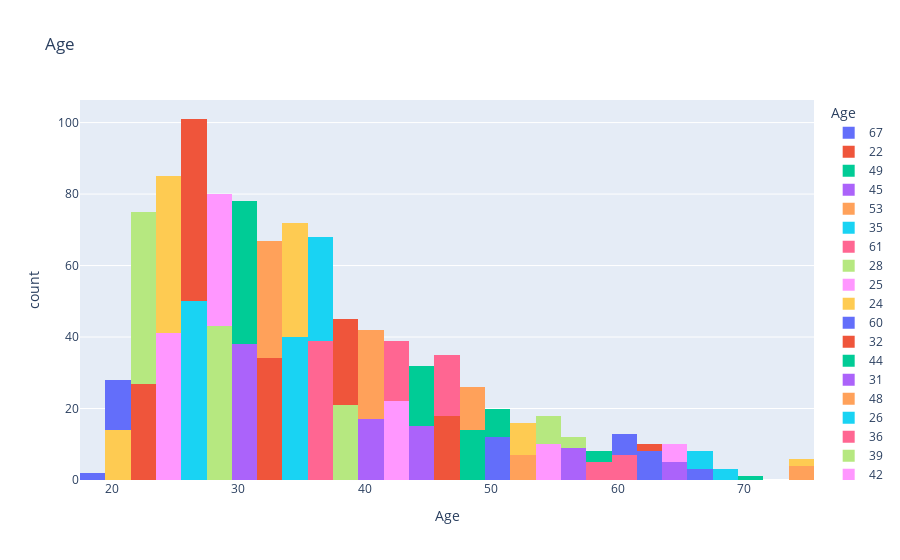
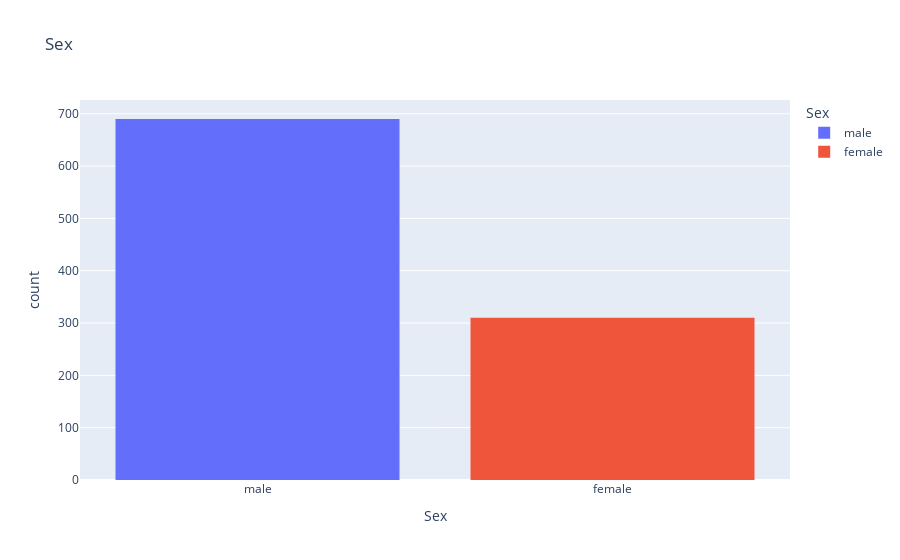
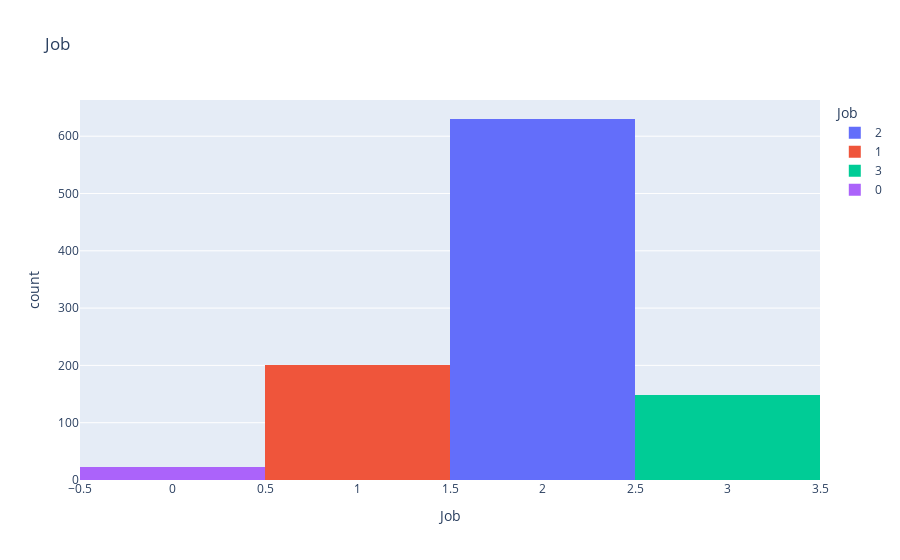
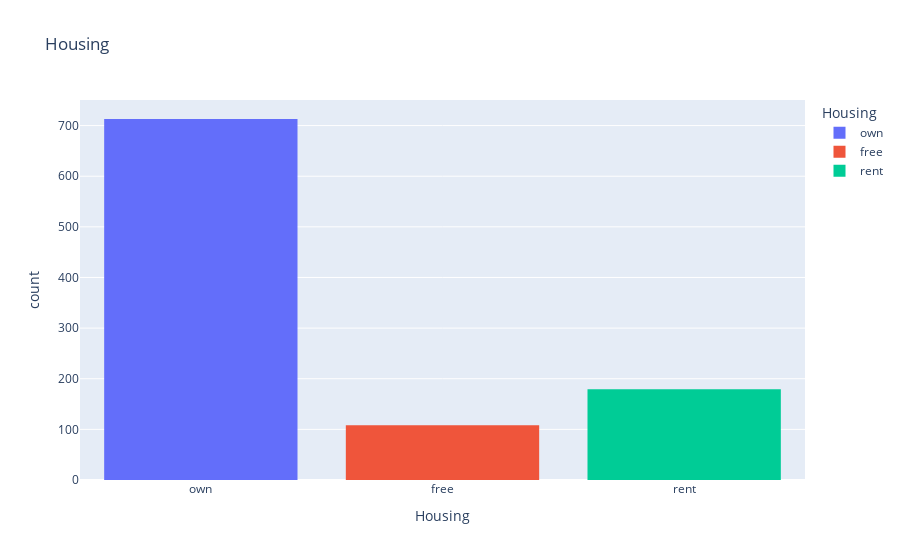

Notebook cell for these charts, in order:
### Markdown cell above
## EDA

### Code cell
for column in df.columns:
    fig = px.histogram(df, x=column, color=column, title=column)
    fig.show()

### Figure 1 — Plotly figure (JSON) as saved in the notebook; plotly's stock layout.template omitted (floating-point values rounded to 4 significant figures)
{"data": [{"alignmentgroup": "True", "bingroup": "x", "hovertemplate": "Age=%{x}<br>count=%{y}<extra></extra>", "legendgroup": "67", "marker": {"color": "#636efa", "pattern": {"shape": ""}}, "name": "67", "offsetgroup": "67", "orientation": "v", "showlegend": true, "type": "histogram", "x": [67, 67, 67], "xaxis": "x", "yaxis": "y"}, {"alignmentgroup": "True", "bingroup": "x", "hovertemplate": "Age=%{x}<br>count=%{y}<extra></extra>", "legendgroup": "22", "marker": {"color": "#EF553B", "pattern": {"shape": ""}}, "name": "22", "offsetgroup": "22", "orientation": "v", "showlegend": true, "type": "histogram", "x": [22, 22, 22, 22, 22, 22, 22, 22, 22, 22, 22, 22, 22, 22, 22, 22, 22, 22, 22, 22, 22, 22, 22, 22, 22, 22, 22], "xaxis": "x", "yaxis": "y"}, {"alignmentgroup": "True", "bingroup": "x", "hovertemplate": "Age=%{x}<br>count=%{y}<extra></extra>", "legendgroup": "49", "marker": {"color": "#00cc96", "pattern": {"shape": ""}}, "name": "49", "offsetgroup": "49", "orientation": "v", "showlegend": true, "type": "histogram", "x": [49, 49, 49, 49, 49, 49, 49, 49, 49, 49, 49, 49, 49, 49], "xaxis": "x", "yaxis": "y"}, {"alignmentgroup": "True", "bingroup": "x", "hovertemplate": "Age=%{x}<br>count=%{y}<extra></extra>", "legendgroup": "45", "marker": {"color": "#ab63fa", "pattern": {"shape": ""}}, "name": "45", "offsetgroup": "45", "orientation": "v", "showlegend": true, "type": "histogram", "x": [45, 45, 45, 45, 45, 45, 45, 45, 45, 45, 45, 45, 45, 45, 45], "xaxis": "x", "yaxis": "y"}, {"alignmentgroup": "True", "bingroup": "x", "hovertemplate": "Age=%{x}<br>count=%{y}<extra></extra>", "legendgroup": "53", "marker": {"color": "#FFA15A", "pattern": {"shape": ""}}, "name": "53", "offsetgroup": "53", "orientation": "v", "showlegend": true, "type": "histogram", "x": [53, 53, 53, 53, 53, 53, 53], "xaxis": "x", "yaxis": "y"}, {"alignmentgroup": "True", "bingroup": "x", "hovertemplate": "Age=%{x}<br>count=%{y}<extra></extra>", "legendgroup": "35", "marker": {"color": "#19d3f3", "pattern": {"shape": ""}}, "name": "35", "offsetgroup": "35", "orientation": "v", "showlegend": true, "type": "histogram", "x": [35, 35, 35, 35, 35, 35, 35, 35, 35, 35, 35, 35, 35, 35, 35, 35, 35, 35, 35, 35, 35, 35, 35, 35, 35, 35, 35, 35, 35, 35, 35, 35, 35, 35, 35, 35, 35, 35, 35, 35], "xaxis": "x", "yaxis": "y"}, {"alignmentgroup": "True", "bingroup": "x", "hovertemplate": "Age=%{x}<br>count=%{y}<extra></extra>", "legendgroup": "61", "marker": {"color": "#FF6692", "pattern": {"shape": ""}}, "name": "61", "offsetgroup": "61", "orientation": "v", "showlegend": true, "type": "histogram", "x": [61, 61, 61, 61, 61, 61, 61], "xaxis": "x", "yaxis": "y"}, {"alignmentgroup": "True", "bingroup": "x", "hovertemplate": "Age=%{x}<br>count=%{y}<extra></extra>", "legendgroup": "28", "marker": {"color": "#B6E880", "pattern": {"shape": ""}}, "name": "28", "offsetgroup": "28", "orientation": "v", "showlegend": true, "type": "histogram", "x": [28, 28, 28, 28, 28, 28, 28, 28, 28, 28, 28, 28, 28, 28, 28, 28, 28, 28, 28, 28, 28, 28, 28, 28, 28, 28, 28, 28, 28, 28, 28, 28, 28, 28, 28, 28, 28, 28, 28, 28, 28, 28, 28], "xaxis": "x", "yaxis": "y"}, {"alignmentgroup": "True", "bingroup": "x", "hovertemplate": "Age=%{x}<br>count=%{y}<extra></extra>", "legendgroup": "25", "marker": {"color": "#FF97FF", "pattern": {"shape": ""}}, "name": "25", "offsetgroup": "25", "orientation": "v", "showlegend": true, "type": "histogram", "x": [25, 25, 25, 25, 25, 25, 25, 25, 25, 25, 25, 25, 25, 25, 25, 25, 25, 25, 25, 25, 25, 25, 25, 25, 25, 25, 25, 25, 25, 25, 25, 25, 25, 25, 25, 25, 25, 25, 25, 25, 25], "xaxis": "x", "yaxis": "y"}, {"alignmentgroup": "True", "bingroup": "x", "hovertemplate": "Age=%{x}<br>count=%{y}<extra></extra>", "legendgroup": "24", "marker": {"color": "#FECB52", "pattern": {"shape": ""}}, "name": "24", "offsetgroup": "24", "orientation": "v", "showlegend": true, "type": "histogram", "x": [24, 24, 24, 24, 24, 24, 24, 24, 24, 24, 24, 24, 24, 24, 24, 24, 24, 24, 24, 24, 24, 24, 24, 24, 24, 24, 24, 24, 24, 24, 24, 24, 24, 24, 24, 24, 24, 24, 24, 24, 24, 24, 24, 24], "xaxis": "x", "yaxis": "y"}, {"alignmentgroup": "True", "bingroup": "x", "hovertemplate": "Age=%{x}<br>count=%{y}<extra></extra>", "legendgroup": "60", "marker": {"color": "#636efa", "pattern": {"shape": ""}}, "name": "60", "offsetgroup": "60", "orientation": "v", "showlegend": true, "type": "histogram", "x": [60, 60, 60, 60, 60, 60], "xaxis": "x", "yaxis": "y"}, {"alignmentgroup": "True", "bingroup": "x", "hovertemplate": "Age=%{x}<br>count=%{y}<extra></extra>", "legendgroup": "32", "marker": {"color": "#EF553B", "pattern": {"shape": ""}}, "name": "32", "offsetgroup": "32", "orientation": "v", "showlegend": true, "type": "histogram", "x": [32, 32, 32, 32, 32, 32, 32, 32, 32, 32, 32, 32, 32, 32, 32, 32, 32, 32, 32, 32, 32, 32, 32, 32, 32, 32, 32, 32, 32, 32, 32, 32, 32, 32], "xaxis": "x", "yaxis": "y"}, {"alignmentgroup": "True", "bingroup": "x", "hovertemplate": "Age=%{x}<br>count=%{y}<extra></extra>", "legendgroup": "44", "marker": {"color": "#00cc96", "pattern": {"shape": ""}}, "name": "44", "offsetgroup": "44", "orientation": "v", "showlegend": true, "type": "histogram", "x": [44, 44, 44, 44, 44, 44, 44, 44, 44, 44, 44, 44, 44, 44, 44, 44, 44], "xaxis": "x", "yaxis": "y"}, {"alignmentgroup": "True", "bingroup": "x", "hovertemplate": "Age=%{x}<br>count=%{y}<extra></extra>", "legendgroup": "31", "marker": {"color": "#ab63fa", "pattern": {"shape": ""}}, "name": "31", "offsetgroup": "31", "orientation": "v", "showlegend": true, "type": "histogram", "x": [31, 31, 31, 31, 31, 31, 31, 31, 31, 31, 31, 31, 31, 31, 31, 31, 31, 31, 31, 31, 31, 31, 31, 31, 31, 31, 31, 31, 31, 31, 31, 31, 31, 31, 31, 31, 31, 31], "xaxis": "x", "yaxis": "y"}, {"alignmentgroup": "True", "bingroup": "x", "hovertemplate": "Age=%{x}<br>count=%{y}<extra></extra>", "legendgroup": "48", "marker": {"color": "#FFA15A", "pattern": {"shape": ""}}, "name": "48", "offsetgroup": "48", "orientation": "v", "showlegend": true, "type": "histogram", "x": [48, 48, 48, 48, 48, 48, 48, 48, 48, 48, 48, 48], "xaxis": "x", "yaxis": "y"}, {"alignmentgroup": "True", "bingroup": "x", "hovertemplate": "Age=%{x}<br>count=%{y}<extra></extra>", "legendgroup": "26", "marker": {"color": "#19d3f3", "pattern": {"shape": ""}}, "name": "26", "offsetgroup": "26", "orientation": "v", "showlegend": true, "type": "histogram", "x": [26, 26, 26, 26, 26, 26, 26, 26, 26, 26, 26, 26, 26, 26, 26, 26, 26, 26, 26, 26, 26, 26, 26, 26, 26, 26, 26, 26, 26, 26, 26, 26, 26, 26, 26, 26, 26, 26, 26, 26, 26, 26, 26, 26, 26, 26, 26, 26, 26, 26], "xaxis": "x", "yaxis": "y"}, {"alignmentgroup": "True", "bingroup": "x", "hovertemplate": "Age=%{x}<br>count=%{y}<extra></extra>", "legendgroup": "36", "marker": {"color": "#FF6692", "pattern": {"shape": ""}}, "name": "36", "offsetgroup": "36", "orientation": "v", "showlegend": true, "type": "histogram", "x": [36, 36, 36, 36, 36, 36, 36, 36, 36, 36, 36, 36, 36, 36, 36, 36, 36, 36, 36, 36, 36, 36, 36, 36, 36, 36, 36, 36, 36, 36, 36, 36, 36, 36, 36, 36, 36, 36, 36], "xaxis": "x", "yaxis": "y"}, {"alignmentgroup": "True", "bingroup": "x", "hovertemplate": "Age=%{x}<br>count=%{y}<extra></extra>", "legendgroup": "39", "marker": {"color": "#B6E880", "pattern": {"shape": ""}}, "name": "39", "offsetgroup": "39", "orientation": "v", "showlegend": true, "type": "histogram", "x": [39, 39, 39, 39, 39, 39, 39, 39, 39, 39, 39, 39, 39, 39, 39, 39, 39, 39, 39, 39, 39], "xaxis": "x", "yaxis": "y"}, {"alignmentgroup": "True", "bingroup": "x", "hovertemplate": "Age=%{x}<br>count=%{y}<extra></extra>", "legendgroup": "42", "marker": {"color": "#FF97FF", "pattern": {"shape": ""}}, "name": "42", "offsetgroup": "42", "orientation": "v", "showlegend": true, "type": "histogram", "x": [42, 42, 42, 42, 42, 42, 42, 42, 42, 42, 42, 42, 42, 42, 42, 42, 42, 42, 42, 42, 42, 42], "xaxis": "x", "yaxis": "y"}, {"alignmentgroup": "True", "bingroup": "x", "hovertemplate": "Age=%{x}<br>count=%{y}<extra></extra>", "legendgroup": "34", "marker": {"color": "#FECB52", "pattern": {"shape": ""}}, "name": "34", "offsetgroup": "34", "orientation": "v", "showlegend": true, "type": "histogram", "x": [34, 34, 34, 34, 34, 34, 34, 34, 34, 34, 34, 34, 34, 34, 34, 34, 34, 34, 34, 34, 34, 34, 34, 34, 34, 34, 34, 34, 34, 34, 34, 34], "xaxis": "x", "yaxis": "y"}, {"alignmentgroup": "True", "bingroup": "x", "hovertemplate": "Age=%{x}<br>count=%{y}<extra></extra>", "legendgroup": "63", "marker": {"color": "#636efa", "pattern": {"shape": ""}}, "name": "63", "offsetgroup": "63", "orientation": "v", "showlegend": true, "type": "histogram", "x": [63, 63, 63, 63, 63, 63, 63, 63], "xaxis": "x", "yaxis": "y"}, {"alignmentgroup": "True", "bingroup": "x", "hovertemplate": "Age=%{x}<br>count=%{y}<extra></extra>", "legendgroup": "27", "marker": {"color": "#EF553B", "pattern": {"shape": ""}}, "name": "27", "offsetgroup": "27", "orientation": "v", "showlegend": true, "type": "histogram", "x": [27, 27, 27, 27, 27, 27, 27, 27, 27, 27, 27, 27, 27, 27, 27, 27, 27, 27, 27, 27, 27, 27, 27, 27, 27, 27, 27, 27, 27, 27, 27, 27, 27, 27, 27, 27, 27, 27, 27, 27, 27, 27, 27, 27, 27, 27, 27, 27, 27, 27, 27], "xaxis": "x", "yaxis": "y"}, {"alignmentgroup": "True", "bingroup": "x", "hovertemplate": "Age=%{x}<br>count=%{y}<extra></extra>", "legendgroup": "30", "marker": {"color": "#00cc96", "pattern": {"shape": ""}}, "name": "30", "offsetgroup": "30", "orientation": "v", "showlegend": true, "type": "histogram", "x": [30, 30, 30, 30, 30, 30, 30, 30, 30, 30, 30, 30, 30, 30, 30, 30, 30, 30, 30, 30, 30, 30, 30, 30, 30, 30, 30, 30, 30, 30, 30, 30, 30, 30, 30, 30, 30, 30, 30, 30], "xaxis": "x", "yaxis": "y"}, {"alignmentgroup": "True", "bingroup": "x", "hovertemplate": "Age=%{x}<br>count=%{y}<extra></extra>", "legendgroup": "57", "marker": {"color": "#ab63fa", "pattern": {"shape": ""}}, "name": "57", "offsetgroup": "57", "orientation": "v", "showlegend": true, "type": "histogram", "x": [57, 57, 57, 57, 57, 57, 57, 57, 57], "xaxis": "x", "yaxis": "y"}, {"alignmentgroup": "True", "bingroup": "x", "hovertemplate": "Age=%{x}<br>count=%{y}<extra></extra>", "legendgroup": "33", "marker": {"color": "#FFA15A", "pattern": {"shape": ""}}, "name": "33", "offsetgroup": "33", "orientation": "v", "showlegend": true, "type": "histogram", "x": [33, 33, 33, 33, 33, 33, 33, 33, 33, 33, 33, 33, 33, 33, 33, 33, 33, 33, 33, 33, 33, 33, 33, 33, 33, 33, 33, 33, 33, 33, 33, 33, 33], "xaxis": "x", "yaxis": "y"}, {"alignmentgroup": "True", "bingroup": "x", "hovertemplate": "Age=%{x}<br>count=%{y}<extra></extra>", "legendgroup": "37", "marker": {"color": "#19d3f3", "pattern": {"shape": ""}}, "name": "37", "offsetgroup": "37", "orientation": "v", "showlegend": true, "type": "histogram", "x": [37, 37, 37, 37, 37, 37, 37, 37, 37, 37, 37, 37, 37, 37, 37, 37, 37, 37, 37, 37, 37, 37, 37, 37, 37, 37, 37, 37, 37], "xaxis": "x", "yaxis": "y"}, {"alignmentgroup": "True", "bingroup": "x", "hovertemplate": "Age=%{x}<br>count=%{y}<extra></extra>", "legendgroup": "58", "marker": {"color": "#FF6692", "pattern": {"shape": ""}}, "name": "58", "offsetgroup": "58", "orientation": "v", "showlegend": true, "type": "histogram", "x": [58, 58, 58, 58, 58], "xaxis": "x", "yaxis": "y"}, {"alignmentgroup": "True", "bingroup": "x", "hovertemplate": "Age=%{x}<br>count=%{y}<extra></extra>", "legendgroup": "23", "marker": {"color": "#B6E880", "pattern": {"shape": ""}}, "name": "23", "offsetgroup": "23", "orientation": "v", "showlegend": true, "type": "histogram", "x": [23, 23, 23, 23, 23, 23, 23, 23, 23, 23, 23, 23, 23, 23, 23, 23, 23, 23, 23, 23, 23, 23, 23, 23, 23, 23, 23, 23, 23, 23, 23, 23, 23, 23, 23, 23, 23, 23, 23, 23, 23, 23, 23, 23, 23, 23, 23, 23], "xaxis": "x", "yaxis": "y"}, {"alignmentgroup": "True", "bingroup": "x", "hovertemplate": "Age=%{x}<br>count=%{y}<extra></extra>", "legendgroup": "29", "marker": {"color": "#FF97FF", "pattern": {"shape": ""}}, "name": "29", "offsetgroup": "29", "orientation": "v", "showlegend": true, "type": "histogram", "x": [29, 29, 29, 29, 29, 29, 29, 29, 29, 29, 29, 29, 29, 29, 29, 29, 29, 29, 29, 29, 29, 29, 29, 29, 29, 29, 29, 29, 29, 29, 29, 29, 29, 29, 29, 29, 29], "xaxis": "x", "yaxis": "y"}, {"alignmentgroup": "True", "bingroup": "x", "hovertemplate": "Age=%{x}<br>count=%{y}<extra></extra>", "legendgroup": "52", "marker": {"color": "#FECB52", "pattern": {"shape": ""}}, "name": "52", "offsetgroup": "52", "orientation": "v", "showlegend": true, "type": "histogram", "x": [52, 52, 52, 52, 52, 52, 52, 52, 52], "xaxis": "x", "yaxis": "y"}, {"alignmentgroup": "True", "bingroup": "x", "hovertemplate": "Age=%{x}<br>count=%{y}<extra></extra>", "legendgroup": "50", "marker": {"color": "#636efa", "pattern": {"shape": ""}}, "name": "50", "offsetgroup": "50", "orientation": "v", "showlegend": true, "type": "histogram", "x": [50, 50, 50, 50, 50, 50, 50, 50, 50, 50, 50, 50], "xaxis": "x", "yaxis": "y"}, {"alignmentgroup": "True", "bingroup": "x", "hovertemplate": "Age=%{x}<br>count=%{y}<extra></extra>", "legendgroup": "46", "marker": {"color": "#EF553B", "pattern": {"shape": ""}}, "name": "46", "offsetgroup": "46", "orientation": "v", "showlegend": true, "type": "histogram", "x": [46, 46, 46, 46, 46, 46, 46, 46, 46, 46, 46, 46, 46, 46, 46, 46, 46, 46], "xaxis": "x", "yaxis": "y"}, {"alignmentgroup": "True", "bingroup": "x", "hovertemplate": "Age=%{x}<br>count=%{y}<extra></extra>", "legendgroup": "51", "marker": {"color": "#00cc96", "pattern": {"shape": ""}}, "name": "51", "offsetgroup": "51", "orientation": "v", "showlegend": true, "type": "histogram", "x": [51, 51, 51, 51, 51, 51, 51, 51], "xaxis": "x", "yaxis": "y"}, {"alignmentgroup": "True", "bingroup": "x", "hovertemplate": "Age=%{x}<br>count=%{y}<extra></extra>", "legendgroup": "41", "marker": {"color": "#ab63fa", "pattern": {"shape": ""}}, "name": "41", "offsetgroup": "41", "orientation": "v", "showlegend": true, "type": "histogram", "x": [41, 41, 41, 41, 41, 41, 41, 41, 41, 41, 41, 41, 41, 41, 41, 41, 41], "xaxis": "x", "yaxis": "y"}, {"alignmentgroup": "True", "bingroup": "x", "hovertemplate": "Age=%{x}<br>count=%{y}<extra></extra>", "legendgroup": "40", "marker": {"color": "#FFA15A", "pattern": {"shape": ""}}, "name": "40", "offsetgroup": "40", "orientation": "v", "showlegend": true, "type": "histogram", "x": [40, 40, 40, 40, 40, 40, 40, 40, 40, 40, 40, 40, 40, 40, 40, 40, 40, 40, 40, 40, 40, 40, 40, 40, 40], "xaxis": "x", "yaxis": "y"}, {"alignmentgroup": "True", "bingroup": "x", "hovertemplate": "Age=%{x}<br>count=%{y}<extra></extra>", "legendgroup": "66", "marker": {"color": "#19d3f3", "pattern": {"shape": ""}}, "name": "66", "offsetgroup": "66", "orientation": "v", "showlegend": true, "type": "histogram", "x": [66, 66, 66, 66, 66], "xaxis": "x", "yaxis": "y"}, {"alignmentgroup": "True", "bingroup": "x", "hovertemplate": "Age=%{x}<br>count=%{y}<extra></extra>", "legendgroup": "47", "marker": {"color": "#FF6692", "pattern": {"shape": ""}}, "name": "47", "offsetgroup": "47", "orientation": "v", "showlegend": true, "type": "histogram", "x": [47, 47, 47, 47, 47, 47, 47, 47, 47, 47, 47, 47, 47, 47, 47, 47, 47], "xaxis": "x", "yaxis": "y"}, {"alignmentgroup": "True", "bingroup": "x", "hovertemplate": "Age=%{x}<br>count=%{y}<extra></extra>", "legendgroup": "56", "marker": {"color": "#B6E880", "pattern": {"shape": ""}}, "name": "56", "offsetgroup": "56", "orientation": "v", "showlegend": true, "type": "histogram", "x": [56, 56, 56], "xaxis": "x", "yaxis": "y"}, {"alignmentgroup": "True", "bingroup": "x", "hovertemplate": "Age=%{x}<br>count=%{y}<extra></extra>", "legendgroup": "54", "marker": {"color": "#FF97FF", "pattern": {"shape": ""}}, "name": "54", "offsetgroup": "54", "orientation": "v", "showlegend": true, "type": "histogram", "x": [54, 54, 54, 54, 54, 54, 54, 54, 54, 54], "xaxis": "x", "yaxis": "y"}, {"alignmentgroup": "True", "bingroup": "x", "hovertemplate": "Age=%{x}<br>count=%{y}<extra></extra>", "legendgroup": "20", "marker": {"color": "#FECB52", "pattern": {"shape": ""}}, "name": "20", "offsetgroup": "20", "orientation": "v", "showlegend": true, "type": "histogram", "x": [20, 20, 20, 20, 20, 20, 20, 20, 20, 20, 20, 20, 20, 20], "xaxis": "x", "yaxis": "y"}, {"alignmentgroup": "True", "bingroup": "x", "hovertemplate": "Age=%{x}<br>count=%{y}<extra></extra>", "legendgroup": "21", "marker": {"color": "#636efa", "pattern": {"shape": ""}}, "name": "21", "offsetgroup": "21", "orientation": "v", "showlegend": true, "type": "histogram", "x": [21, 21, 21, 21, 21, 21, 21, 21, 21, 21, 21, 21, 21, 21], "xaxis": "x", "yaxis": "y"}, {"alignmentgroup": "True", "bingroup": "x", "hovertemplate": "Age=%{x}<br>count=%{y}<extra></extra>", "legendgroup": "38", "marker": {"color": "#EF553B", "pattern": {"shape": ""}}, "name": "38", "offsetgroup": "38", "orientation": "v", "showlegend": true, "type": "histogram", "x": [38, 38, 38, 38, 38, 38, 38, 38, 38, 38, 38, 38, 38, 38, 38, 38, 38, 38, 38, 38, 38, 38, 38, 38], "xaxis": "x", "yaxis": "y"}, {"alignmentgroup": "True", "bingroup": "x", "hovertemplate": "Age=%{x}<br>count=%{y}<extra></extra>", "legendgroup": "70", "marker": {"color": "#00cc96", "pattern": {"shape": ""}}, "name": "70", "offsetgroup": "70", "orientation": "v", "showlegend": true, "type": "histogram", "x": [70], "xaxis": "x", "yaxis": "y"}, {"alignmentgroup": "True", "bingroup": "x", "hovertemplate": "Age=%{x}<br>count=%{y}<extra></extra>", "legendgroup": "65", "marker": {"color": "#ab63fa", "pattern": {"shape": ""}}, "name": "65", "offsetgroup": "65", "orientation": "v", "showlegend": true, "type": "histogram", "x": [65, 65, 65, 65, 65], "xaxis": "x", "yaxis": "y"}, {"alignmentgroup": "True", "bingroup": "x", "hovertemplate": "Age=%{x}<br>count=%{y}<extra></extra>", "legendgroup": "74", "marker": {"color": "#FFA15A", "pattern": {"shape": ""}}, "name": "74", "offsetgroup": "74", "orientation": "v", "showlegend": true, "type": "histogram", "x": [74, 74, 74, 74], "xaxis": "x", "yaxis": "y"}, {"alignmentgroup": "True", "bingroup": "x", "hovertemplate": "Age=%{x}<br>count=%{y}<extra></extra>", "legendgroup": "68", "marker": {"color": "#19d3f3", "pattern": {"shape": ""}}, "name": "68", "offsetgroup": "68", "orientation": "v", "showlegend": true, "type": "histogram", "x": [68, 68, 68], "xaxis": "x", "yaxis": "y"}, {"alignmentgroup": "True", "bingroup": "x", "hovertemplate": "Age=%{x}<br>count=%{y}<extra></extra>", "legendgroup": "43", "marker": {"color": "#FF6692", "pattern": {"shape": ""}}, "name": "43", "offsetgroup": "43", "orientation": "v", "showlegend": true, "type": "histogram", "x": [43, 43, 43, 43, 43, 43, 43, 43, 43, 43, 43, 43, 43, 43, 43, 43, 43], "xaxis": "x", "yaxis": "y"}, {"alignmentgroup": "True", "bingroup": "x", "hovertemplate": "Age=%{x}<br>count=%{y}<extra></extra>", "legendgroup": "55", "marker": {"color": "#B6E880", "pattern": {"shape": ""}}, "name": "55", "offsetgroup": "55", "orientation": "v", "showlegend": true, "type": "histogram", "x": [55, 55, 55, 55, 55, 55, 55, 55], "xaxis": "x", "yaxis": "y"}, {"alignmentgroup": "True", "bingroup": "x", "hovertemplate": "Age=%{x}<br>count=%{y}<extra></extra>", "legendgroup": "64", "marker": {"color": "#FF97FF", "pattern": {"shape": ""}}, "name": "64", "offsetgroup": "64", "orientation": "v", "showlegend": true, "type": "histogram", "x": [64, 64, 64, 64, 64], "xaxis": "x", "yaxis": "y"}, {"alignmentgroup": "True", "bingroup": "x", "hovertemplate": "Age=%{x}<br>count=%{y}<extra></extra>", "legendgroup": "75", "marker": {"color": "#FECB52", "pattern": {"shape": ""}}, "name": "75", "offsetgroup": "75", "orientation": "v", "showlegend": true, "type": "histogram", "x": [75, 75], "xaxis": "x", "yaxis": "y"}, {"alignmentgroup": "True", "bingroup": "x", "hovertemplate": "Age=%{x}<br>count=%{y}<extra></extra>", "legendgroup": "19", "marker": {"color": "#636efa", "pattern": {"shape": ""}}, "name": "19", "offsetgroup": "19", "orientation": "v", "showlegend": true, "type": "histogram", "x": [19, 19], "xaxis": "x", "yaxis": "y"}, {"alignmentgroup": "True", "bingroup": "x", "hovertemplate": "Age=%{x}<br>count=%{y}<extra></extra>", "legendgroup": "62", "marker": {"color": "#EF553B", "pattern": {"shape": ""}}, "name": "62", "offsetgroup": "62", "orientation": "v", "showlegend": true, "type": "histogram", "x": [62, 62], "xaxis": "x", "yaxis": "y"}, {"alignmentgroup": "True", "bingroup": "x", "hovertemplate": "Age=%{x}<br>count=%{y}<extra></extra>", "legendgroup": "59", "marker": {"color": "#00cc96", "pattern": {"shape": ""}}, "name": "59", "offsetgroup": "59", "orientation": "v", "showlegend": true, "type": "histogram", "x": [59, 59, 59], "xaxis": "x", "yaxis": "y"}], "layout": {"barmode": "relative", "legend": {"title": {"text": "Age"}, "tracegroupgap": 0}, "title": {"text": "Age"}, "xaxis": {"anchor": "y", "categoryarray": [67, 22, 49, 45, 53, 35, 61, 28, 25, 24, 60, 32, 44, 31, 48, 26, 36, 39, 42, 34, 63, 27, 30, 57, 33, 37, 58, 23, 29, 52, 50, 46, 51, 41, 40, 66, 47, 56, 54, 20, 21, 38, 70, 65, 74, 68, 43, 55, 64, 75, 19, 62, 59], "categoryorder": "array", "domain": [0, 1], "title": {"text": "Age"}}, "yaxis": {"anchor": "x", "domain": [0, 1], "title": {"text": "count"}}}}

### Figure 2 — Plotly figure (JSON) as saved in the notebook; plotly's stock layout.template omitted (floating-point values rounded to 4 significant figures; data arrays with more than 128 entries replaced by an {"elided": "..."} marker saying what was removed)
{"data": [{"alignmentgroup": "True", "bingroup": "x", "hovertemplate": "Sex=%{x}<br>count=%{y}<extra></extra>", "legendgroup": "male", "marker": {"color": "#636efa", "pattern": {"shape": ""}}, "name": "male", "offsetgroup": "male", "orientation": "v", "showlegend": true, "type": "histogram", "x": {"elided": "690 str values"}, "xaxis": "x", "yaxis": "y"}, {"alignmentgroup": "True", "bingroup": "x", "hovertemplate": "Sex=%{x}<br>count=%{y}<extra></extra>", "legendgroup": "female", "marker": {"color": "#EF553B", "pattern": {"shape": ""}}, "name": "female", "offsetgroup": "female", "orientation": "v", "showlegend": true, "type": "histogram", "x": {"elided": "310 str values"}, "xaxis": "x", "yaxis": "y"}], "layout": {"barmode": "relative", "legend": {"title": {"text": "Sex"}, "tracegroupgap": 0}, "title": {"text": "Sex"}, "xaxis": {"anchor": "y", "categoryarray": ["male", "female"], "categoryorder": "array", "domain": [0, 1], "title": {"text": "Sex"}}, "yaxis": {"anchor": "x", "domain": [0, 1], "title": {"text": "count"}}}}

### Figure 3 — Plotly figure (JSON) as saved in the notebook; plotly's stock layout.template omitted (floating-point values rounded to 4 significant figures; data arrays with more than 128 entries replaced by an {"elided": "..."} marker saying what was removed)
{"data": [{"alignmentgroup": "True", "bingroup": "x", "hovertemplate": "Job=%{x}<br>count=%{y}<extra></extra>", "legendgroup": "2", "marker": {"color": "#636efa", "pattern": {"shape": ""}}, "name": "2", "offsetgroup": "2", "orientation": "v", "showlegend": true, "type": "histogram", "x": {"elided": "630 int values"}, "xaxis": "x", "yaxis": "y"}, {"alignmentgroup": "True", "bingroup": "x", "hovertemplate": "Job=%{x}<br>count=%{y}<extra></extra>", "legendgroup": "1", "marker": {"color": "#EF553B", "pattern": {"shape": ""}}, "name": "1", "offsetgroup": "1", "orientation": "v", "showlegend": true, "type": "histogram", "x": {"elided": "200 int values"}, "xaxis": "x", "yaxis": "y"}, {"alignmentgroup": "True", "bingroup": "x", "hovertemplate": "Job=%{x}<br>count=%{y}<extra></extra>", "legendgroup": "3", "marker": {"color": "#00cc96", "pattern": {"shape": ""}}, "name": "3", "offsetgroup": "3", "orientation": "v", "showlegend": true, "type": "histogram", "x": {"elided": "148 int values"}, "xaxis": "x", "yaxis": "y"}, {"alignmentgroup": "True", "bingroup": "x", "hovertemplate": "Job=%{x}<br>count=%{y}<extra></extra>", "legendgroup": "0", "marker": {"color": "#ab63fa", "pattern": {"shape": ""}}, "name": "0", "offsetgroup": "0", "orientation": "v", "showlegend": true, "type": "histogram", "x": [0, 0, 0, 0, 0, 0, 0, 0, 0, 0, 0, 0, 0, 0, 0, 0, 0, 0, 0, 0, 0, 0], "xaxis": "x", "yaxis": "y"}], "layout": {"barmode": "relative", "legend": {"title": {"text": "Job"}, "tracegroupgap": 0}, "title": {"text": "Job"}, "xaxis": {"anchor": "y", "categoryarray": [2, 1, 3, 0], "categoryorder": "array", "domain": [0, 1], "title": {"text": "Job"}}, "yaxis": {"anchor": "x", "domain": [0, 1], "title": {"text": "count"}}}}

### Figure 4 — Plotly figure (JSON) as saved in the notebook; plotly's stock layout.template omitted (floating-point values rounded to 4 significant figures; data arrays with more than 128 entries replaced by an {"elided": "..."} marker saying what was removed)
{"data": [{"alignmentgroup": "True", "bingroup": "x", "hovertemplate": "Housing=%{x}<br>count=%{y}<extra></extra>", "legendgroup": "own", "marker": {"color": "#636efa", "pattern": {"shape": ""}}, "name": "own", "offsetgroup": "own", "orientation": "v", "showlegend": true, "type": "histogram", "x": {"elided": "713 str values"}, "xaxis": "x", "yaxis": "y"}, {"alignmentgroup": "True", "bingroup": "x", "hovertemplate": "Housing=%{x}<br>count=%{y}<extra></extra>", "legendgroup": "free", "marker": {"color": "#EF553B", "pattern": {"shape": ""}}, "name": "free", "offsetgroup": "free", "orientation": "v", "showlegend": true, "type": "histogram", "x": ["free", "free", "free", "free", "free", "free", "free", "free", "free", "free", "free", "free", "free", "free", "free", "free", "free", "free", "free", "free", "free", "free", "free", "free", "free", "free", "free", "free", "free", "free", "free", "free", "free", "free", "free", "free", "free", "free", "free", "free", "free", "free", "free", "free", "free", "free", "free", "free", "free", "free", "free", "free", "free", "free", "free", "free", "free", "free", "free", "free", "free", "free", "free", "free", "free", "free", "free", "free", "free", "free", "free", "free", "free", "free", "free", "free", "free", "free", "free", "free", "free", "free", "free", "free", "free", "free", "free", "free", "free", "free", "free", "free", "free", "free", "free", "free", "free", "free", "free", "free", "free", "free", "free", "free", "free", "free", "free", "free"], "xaxis": "x", "yaxis": "y"}, {"alignmentgroup": "True", "bingroup": "x", "hovertemplate": "Housing=%{x}<br>count=%{y}<extra></extra>", "legendgroup": "rent", "marker": {"color": "#00cc96", "pattern": {"shape": ""}}, "name": "rent", "offsetgroup": "rent", "orientation": "v", "showlegend": true, "type": "histogram", "x": {"elided": "179 str values"}, "xaxis": "x", "yaxis": "y"}], "layout": {"barmode": "relative", "legend": {"title": {"text": "Housing"}, "tracegroupgap": 0}, "title": {"text": "Housing"}, "xaxis": {"anchor": "y", "categoryarray": ["own", "free", "rent"], "categoryorder": "array", "domain": [0, 1], "title": {"text": "Housing"}}, "yaxis": {"anchor": "x", "domain": [0, 1], "title": {"text": "count"}}}}
